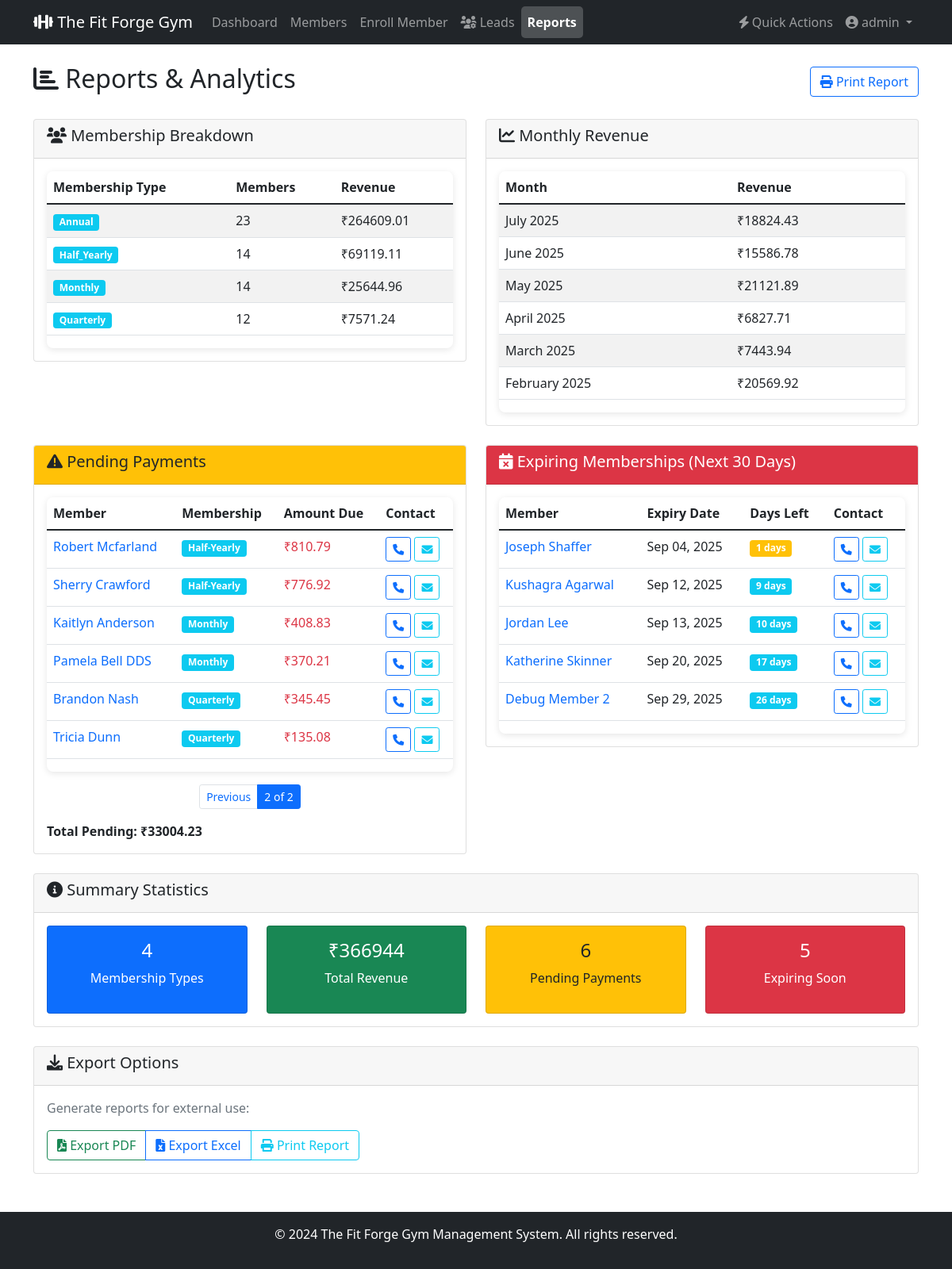
The page /reports/?pending_page=2 (signed in) on the database as committed earlier.
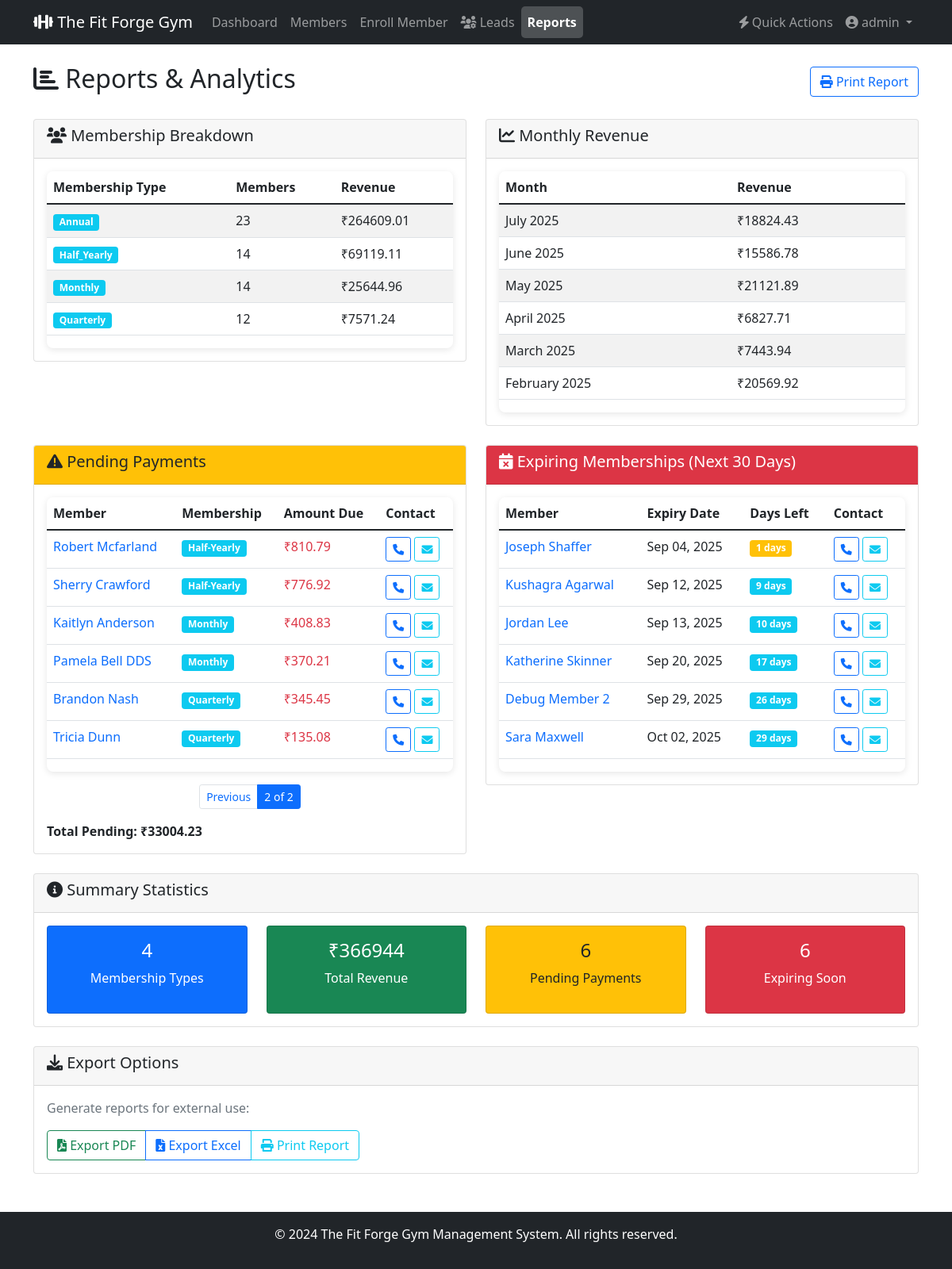
The same page on the database as committed later.
### members/models.py (models this page shows, shortened)
class Member(models.Model):
    MEMBERSHIP_TYPES = [
        ('monthly', 'Monthly'),
        ('quarterly', 'Quarterly'),
        ('half_yearly', 'Half-Yearly'),
        ('annual', 'Annual'),
    ]
    PAYMENT_TYPES = [
        ('cash', 'Cash'),
        ('card', 'Card'),
        ('upi', 'UPI'),
        ('cheque', 'Cheque'),
    ]
    GENDER_CHOICES = [
        ('M', 'Male'),
        ('F', 'Female'),
        ('O', 'Other'),
    ]
    name = models.CharField(max_length=100, help_text="Full name of the member")
    email = models.EmailField(unique=True, blank=True, null=True, help_text="Email address for communication (optional)")
    mobile_phone = models.CharField(
        max_length=15,
        blank=True,
        null=True,
        help_text="Contact number (optional)"
    )
    date_of_birth = models.DateField(blank=True, null=True, help_text="Date of birth (optional)")
    gender = models.CharField(max_length=1, choices=GENDER_CHOICES, default='M')
    address = models.TextField(blank=True, help_text="Complete address (optional)")
    member_since = models.DateField(default=date.today, help_text="Date when member joined")
    membership_type = models.CharField(max_length=20, choices=MEMBERSHIP_TYPES, default='monthly')
    expiry_date = models.DateField(blank=True, null=True, help_text="Membership expiry date (auto-calculated if not provided)")
    payment_amount = models.DecimalField(max_digits=10, decimal_places=2, help_text="Total membership fee")
    pending_amount = models.DecimalField(max_digits=10, decimal_places=2, default=0, help_text="Amount pending")
    payment_type = models.CharField(max_length=20, choices=PAYMENT_TYPES, default='cash')
    is_active = models.BooleanField(default=True, help_text="Is membership active")
    created_at = models.DateTimeField(auto_now_add=True)
    updated_at = models.DateTimeField(auto_now=True)
    profile_picture = models.ImageField(upload_to='member_photos/', blank=True, null=True)
    class Meta:
        ordering = ['-created_at']
        verbose_name = "Gym Member"
        verbose_name_plural = "Gym Members"
    @property
    def days_until_expiry(self):
        if not self.expiry_date:
            return 0
        return (self.expiry_date - date.today()).days

### members/views.py (the view)
# urls.py: path('reports/', views.reports, name='reports'),
@login_required
def reports(request):
    from django.db.models.functions import TruncMonth
    monthly_revenue = PaymentHistory.objects.annotate(
        month=TruncMonth('payment_date')
    ).values('month').annotate(
        total=Sum('amount')
    ).order_by('-month')[:6]  # Last 6 months
    membership_breakdown = Member.objects.values('membership_type').annotate(
        count=Count('id'),
        revenue=Sum('payment_amount')
    )
    pending_payments_queryset = Member.objects.filter(pending_amount__gt=0).order_by('-pending_amount')
    pending_paginator = Paginator(pending_payments_queryset, 10)
    pending_page = request.GET.get('pending_page')
    pending_payments = pending_paginator.get_page(pending_page)
    expiring_queryset = Member.objects.filter(
        expiry_date__gte=date.today(),
        expiry_date__lte=date.today() + timedelta(days=30)
    ).order_by('expiry_date')
    expiring_paginator = Paginator(expiring_queryset, 10)
    expiring_page = request.GET.get('expiring_page')
    expiring_memberships = expiring_paginator.get_page(expiring_page)
    total_pending = Member.objects.filter(pending_amount__gt=0).aggregate(
        total=Sum('pending_amount')
    )['total'] or 0
    total_revenue = Member.objects.aggregate(
        total=Sum('payment_amount')
    )['total'] or 0
    context = {
        'monthly_revenue': monthly_revenue,
        'membership_breakdown': membership_breakdown,
        'pending_payments': pending_payments,
        'expiring_memberships': expiring_memberships,
        'total_pending': total_pending,
        'total_revenue': total_revenue,
    }
    return render(request, 'members/reports.html', context)

### templates/members/reports.html (shortened to what the changed rows need)
{% extends 'base.html' %}
{% block content %}
<div class="d-flex justify-content-between align-items-center mb-4">
    <h2><i class="fas fa-chart-bar"></i> Reports & Analytics</h2>
</div>
<div class="row">
    <div class="col-lg-6">
        <div class="card mb-4">
            <div class="card-body">
                {% if membership_breakdown %}
                <div class="table-responsive">
                    <table class="table table-striped">
                        <thead>
                            <tr>
                                <th>Membership Type</th>
                                <th>Members</th>
                                <th>Revenue</th>
                            </tr>
                        </thead>
                        <tbody>
                            {% for membership in membership_breakdown %}
                            <tr>
                                <td>
                                    <span class="badge bg-info">{{ membership.membership_type|title }}</span>
                                </td>
                                <td>{{ membership.count }}</td>
                                <td>₹{{ membership.revenue|floatformat:2|default:0 }}</td>
                            </tr>
                            {% endfor %}
                        </tbody>
                    </table>
                </div>
                {% else %}
                <p class="text-muted">No membership data available.</p>
                {% endif %}
            </div>
        </div>
    </div>
    <div class="col-lg-6">
        <div class="card mb-4">
            <div class="card-body">
                {% if monthly_revenue %}
                <div class="table-responsive">
                    <table class="table table-striped">
                        <thead>
                            <tr>
                                <th>Month</th>
                                <th>Revenue</th>
                            </tr>
                        </thead>
                        <tbody>
                            {% for revenue in monthly_revenue %}
                            <tr>
                                <td>{{ revenue.month|date:"F Y" }}</td>
                                <td>₹{{ revenue.total|floatformat:2 }}</td>
                            </tr>
                            {% endfor %}
                        </tbody>
                    </table>
                </div>
                {% else %}
                <p class="text-muted">No revenue data available.</p>
                {% endif %}
            </div>
        </div>
    </div>
</div>
<div class="row">
    <div class="col-lg-6">
        <div class="card mb-4">
            <div class="card-body">
                {% if pending_payments %}
                <div class="table-responsive">
                    <table class="table table-hover">
                        <thead>
                            <tr>
                                <th>Member</th>
                                <th>Membership</th>
                                <th>Amount Due</th>
                                <th>Contact</th>
                            </tr>
                        </thead>
                        <tbody>
                            {% for member in pending_payments %}
                            <tr>
                                <td>
                                    <a href="{% url 'member_detail' member.pk %}" class="text-decoration-none">
                                        {{ member.name }}
                                    </a>
                                </td>
                                <td>
                                    <span class="badge bg-info">{{ member.get_membership_type_display }}</span>
                                </td>
                                <td>
                                    <span class="text-danger">₹{{ member.pending_amount }}</span>
                                </td>
                                <td>
                                    <a href="tel:{{ member.mobile_phone }}" class="btn btn-sm btn-outline-primary">
                                        <i class="fas fa-phone"></i>
                                    </a>
                                    <a href="mailto:{{ member.email }}" class="btn btn-sm btn-outline-info">
                                        <i class="fas fa-envelope"></i>
                                    </a>
                                </td>
                            </tr>
                            {% endfor %}
                        </tbody>
                    </table>
                </div>
                {% else %}
                <div class="alert alert-success">
                    <i class="fas fa-check-circle"></i> No pending payments! All members are up to date.
                </div>
                {% endif %}
            </div>
        </div>
    </div>
    <div class="col-lg-6">
        <div class="card mb-4">
            <div class="card-body">
                {% if expiring_memberships %}
                <div class="table-responsive">
                    <table class="table table-hover">
                        <thead>
                            <tr>
                                <th>Member</th>
                                <th>Expiry Date</th>
                                <th>Days Left</th>
                                <th>Contact</th>
                            </tr>
                        </thead>
                        <tbody>
                            {% for member in expiring_memberships %}
                            <tr>
                                <td>
                                    <a href="{% url 'member_detail' member.pk %}" class="text-decoration-none">
                                        {{ member.name }}
                                    </a>
                                </td>
                                <td>{{ member.expiry_date|date:"M d, Y" }}</td>
                                <td>
                                    {% if member.days_until_expiry <= 0 %}
                                        <span class="badge bg-danger">EXPIRED</span>
                                    {% elif member.days_until_expiry <= 7 %}
                                        <span class="badge bg-warning">{{ member.days_until_expiry }} days</span>
                                    {% else %}
                                        <span class="badge bg-info">{{ member.days_until_expiry }} days</span>
                                    {% endif %}
                                </td>
                                <td>
                                    <a href="tel:{{ member.mobile_phone }}" class="btn btn-sm btn-outline-primary">
                                        <i class="fas fa-phone"></i>
                                    </a>
                                    <a href="mailto:{{ member.email }}" class="btn btn-sm btn-outline-info">
                                        <i class="fas fa-envelope"></i>
                                    </a>
                                </td>
                            </tr>
                            {% endfor %}
                        </tbody>
                    </table>
                </div>
                {% else %}
                <div class="alert alert-success">
                    <i class="fas fa-check-circle"></i> No memberships expiring in the next 30 days!
                </div>
                {% endif %}
            </div>
        </div>
    </div>
</div>
<div class="row">
    <div class="col-12">
        <div class="card">
            <div class="card-body">
                <div class="row text-center">
                    <div class="col-md-3">
                        <div class="card bg-danger text-white">
                            <div class="card-body">
                                <h4>{{ expiring_memberships|length }}</h4>
                                <p>Expiring Soon</p>
                            </div>
                        </div>
                    </div>
                </div>
            </div>
        </div>
    </div>
</div>
{% endblock %}

Rows that differ between the two databases and show on the page:
now on this page (row edited): Member: name "Sara Maxwell", expiry_date "Oct 02, 2025", days_until_expiry "29", shown under "Expiring Memberships (Next 30 Days)"
Other text that changed with them:
{{ expiring_memberships|length }}: "5" → "6"
